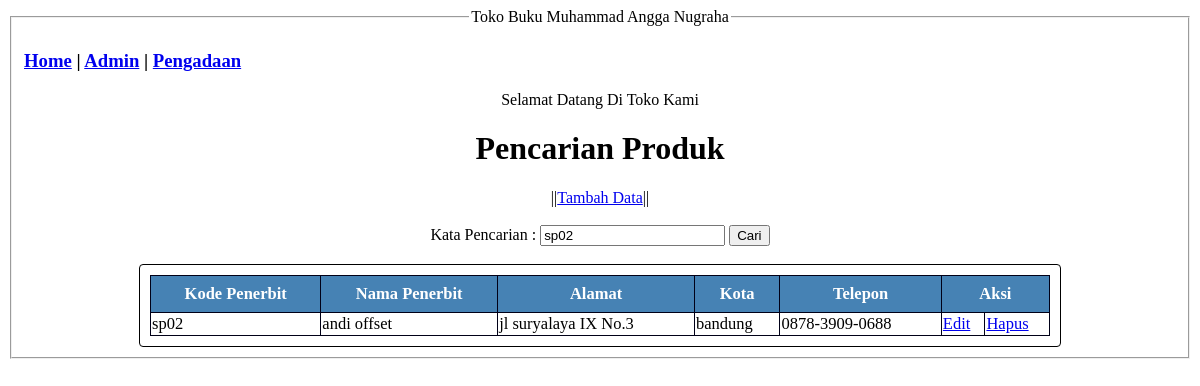
Screenshot of /Pengadaan.php?kata_cari=sp02 with the database file from the repository.
### tables this page shows
CREATE TABLE `tb_penerbit` (
  `id_penerbit` varchar(10) NOT NULL,
  `nama_penerbit` varchar(20) NOT NULL,
  `alamat` varchar(50) NOT NULL,
  `kota` varchar(10) NOT NULL,
  `telepon` varchar(20) NOT NULL
);

### Pengadaan.php (the view, shortened to what this page needs)
<!DOCTYPE html>
<html lang="en">
<head>
    <link rel="stylesheet" href="style.css">
</head>
<body>
    <fieldset >
        <legend align="center">Toko Buku Muhammad Angga Nugraha</legend>
        <h3>
            <a href="index.php">Home</a> |
            <a href="admin.php">Admin</a> |
            <a href="Pengadaan.php">Pengadaan</a>
        </h3>
        <legend align="center">Selamat Datang Di Toko Kami</legend>
        <center><h1>Pencarian Produk</h1></center>
        <center>||<a href="tambah_penerbit.html">Tambah Data</a>||</center>
        <br>
        <form method="GET" action="index.php" style="text-align: center;">
        <label>Kata Pencarian : </label>
        <input type="text" name="kata_cari" value="<?php if(isset($_GET['kata_cari'])) { echo
        $_GET['kata_cari']; } ?>" />
        <button type="submit">Cari</button>
        </form>
<br>
<div class="table_keren">
    <table class="table_home">
        <thead>
        <tr>
        <th>Kode Penerbit</th>
        <th>Nama Penerbit</th>
        <th>Alamat</th>
        <th>Kota</th>
        <th>Telepon</th>
        <th colspan="2">Aksi</th>
        </tr>
        </thead>
    <?php
    include 'koneksi.php';
    if(isset($_GET['kata_cari'])) {
    $kata_cari = $_GET['kata_cari'];
    $query = "SELECT * FROM tb_penerbit WHERE id_penerbit like '%".$kata_cari."%' OR
    nama_penerbit like '%".$kata_cari."%' ORDER BY id_penerbit ASC";
    } else {
    $query = "SELECT * FROM tb_penerbit ORDER BY id_penerbit ASC";
    }
    $result = mysqli_query($koneksi, $query);
    while ($row = mysqli_fetch_assoc($result)) {
        ?>
        <tr>
            <td><?php echo $row['id_penerbit']; ?></td>
            <td><?php echo $row['nama_penerbit']; ?></td>
            <td><?php echo $row['alamat']; ?></td>
            <td><?php echo $row['kota']; ?></td>
            <td><?php echo $row['telepon']; ?></td>
            <td><a href="edit_penerbit.php?id_penerbit=<?php echo $row['id_penerbit']; ?>">Edit</a></td>
            <td><a href="delete_penerbit.php?id_penerbit=<?php echo $row['id_penerbit']; ?>" onclick="return confirm('Apakah Anda Yakin Ingin Menghapus?')">Hapus</a></td>
        </tr>
        <?php
        }
        ?>
        </table>
    </fieldset>
</body>
</html>

### style.css (style rules this page uses)
.table_keren { max-width: 900px; border: 1px solid black; padding: 10px; overflow: auto; margin: auto; border-radius: 4px; }
.table_home { width: 100%; font-size: 16.5px; border-collapse: collapse; }
table thead { background-color: steelblue; color: white; }
table thead th { padding: 8px; }
table th, table td { border: 1px solid #000017; }

### rows the page displays
tb_penerbit: id_penerbit "sp02", nama_penerbit "andi offset", alamat "jl suryalaya IX No.3", kota "bandung", telepon "0878-3909-0688"
